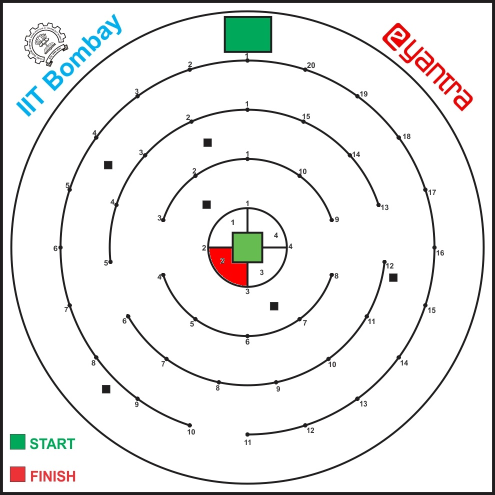
#> input picture images/MAP.jpg, 990 x 990 px, found by its file name (shown at 1/2 size)
$ python map_normal.py ../images/MAP.jpg   (Python 2 division)   (older library calls are emulated)
#> lines starting #> are read from the running program, lines starting #| are printed output that depends on the picture; after the words box and inside, x2 and y2 are one past the last pixel; in counts of white or black regions, pixels touching at a corner belong together
import cv2
import numpy as np
import math
import sys
import socket

#  Returns sine of an angle.
def sine(angle):
    return math.sin(math.radians(angle))

##  Returns cosine of an angle
def cosine(angle):
    return math.cos(math.radians(angle))

def readImageBinary(filePath):
    mazeImg = cv2.imread(filePath)
    grayImg = cv2.cvtColor(mazeImg, cv2.COLOR_BGR2GRAY)
    ret,binaryImage = cv2.threshold(grayImg,200,255,cv2.THRESH_BINARY)
    return binaryImage

def readImageHSV(filepath):
   img = cv2.imread(filepath)
   hsv = cv2.cvtColor(img, cv2.COLOR_BGR2HSV)
   return hsv

# [20 lines left out: function find_end_point, not called in this run]


def convert_polar(img):
        img_blur = cv2.GaussianBlur(img, (3, 3), 0)
        ret, binary = cv2.threshold(img_blur, 200, 255, cv2.THRESH_BINARY)
        radius = 475
        mid = 495
        polar = np.zeros((radius, 360), np.uint8)
        polar = cv2.bitwise_not(polar)
        for theta in range(0, 360):
                sin = sine(-theta)
                cos = cosine(theta+180)
                for r in range(0, radius):
                        polar[r, theta] = binary[r*cos + mid, r*sin + mid]

        return polar


# [198 lines left out: functions findNeighbours, findMarkers, buildGraph, findPath, findOptimumPath, convert2angle and 2 more, not called in this run]

def main(filePath, flag = 0):
    img = readImageHSV(filePath)
#> in readImageHSV, img is the input picture: shape (990, 990, 3); mean B, G, R 235.8, 236.4, 236.3
#> in readImageHSV, `hsv = cv2.cvtColor(img, cv2.COLOR_BGR2HSV)`: hsv: shape (990, 990, 3); mean H, S, V 13.2, 6.6, 238.8
    imgBinary = readImageBinary(filePath)
#> in readImageBinary, `grayImg = cv2.cvtColor(mazeImg, cv2.COLOR_BGR2GRAY)`:
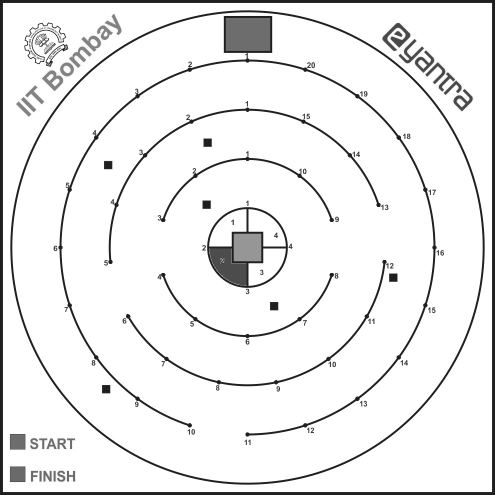
#> grayImg: shape (990, 990) (shown at 1/2 size); min 19, max 255, mean 236.3
#> in readImageBinary, `ret,binaryImage = cv2.threshold(grayImg,200,255,cv2.THRESH_BINARY)`:
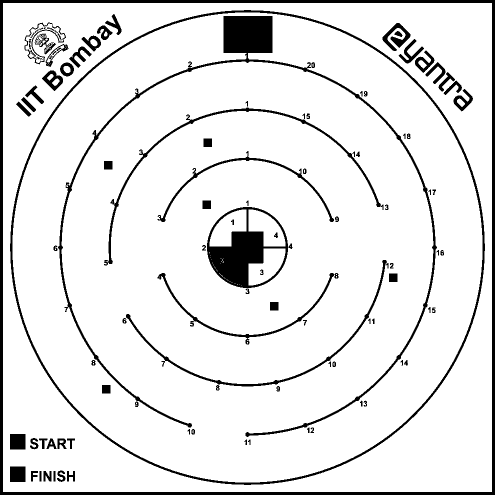
#> binaryImage: shape (990, 990) (shown at 1/2 size); 90.3% white; 107 black regions (1 under 20 px), largest, box (x1, y1, x2, y2) and area: (0, 0, 990, 990) 23616, (116, 32, 874, 874) 17951, (20, 20, 970, 970) 13106

    #listofMarkers = findMarkers(img, size)
    #path = findOptimumPath(imgBinary, size, listofMarkers)
    #img = colourPath(imgBinary, path, size, 180)
    polar = convert_polar(imgBinary)
#> in convert_polar, `ret, binary = cv2.threshold(img_blur, 200, 255, cv2.THRESH_BINARY)`:
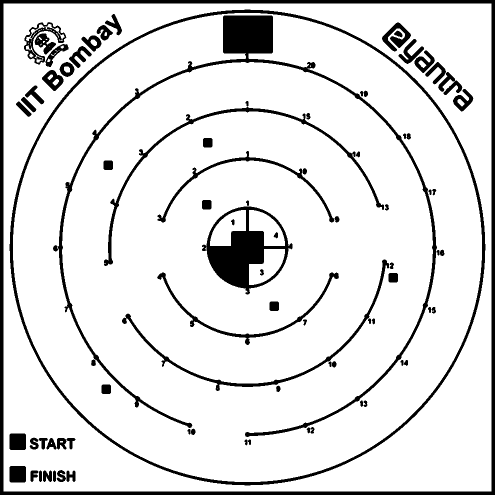
#> binary: shape (990, 990) (shown at 1/2 size); 88.1% white; 84 black regions, largest, box (x1, y1, x2, y2) and area: (0, 0, 990, 990) 27524, (106, 31, 874, 874) 21758, (19, 19, 971, 971) 17106
#> after the loop in convert_polar, `for theta in range(0, 360):`: polar: shape (475, 360); every value is 255
    graph = buildGraph(polar)
    print graph
    listOfMarkers, check = findMarkers(imgBinary)
    print listOfMarkers
    end = find_end_point(img)
    shortest = findOptimumPath(graph, (4, 1), end, listOfMarkers, 4)
    print shortest
    angles = convert2angle(shortest)
    print angles
    order = orderList(check, shortest)
    print order
    listOfChecks = createCheckPoints(order)
    print listOfChecks
    print check
    try:
    #create an AF_INET, STREAM socket (TCP)
        s = socket.socket(socket.AF_INET, socket.SOCK_STREAM)
    except socket.error, msg:
        print 'Failed to create socket. Error code: ' + str(msg[0]) + ' , Error message : ' + msg[1]
        sys.exit();

    print 'Socket Created'

    host = '192.168.4.1'
    port = 8888


    s.connect((host , port))

    print 'Socket Connected to ' + host + ' on ip ' + host


    message = str(angles) + "\r"
    message1 = str(listOfChecks) + "\r"


    try :
    #Set the whole string
        s.sendall(message)
    except socket.error:
    #Send failed
       print 'Send failed'
       sys.exit()

    try :
    #Set the whole string
        s.sendall(message1)
    except socket.error:
    #Send failed
       print 'Send failed'
       sys.exit()


#Now receive data
    reply = s.recv(4096)

    print reply


    try :
    #Set the whole string
        s.sendall(message1)
    except socket.error:
    #Send failed
       print 'Send failed'
       sys.exit()


    reply = s.recv(4096)

    print reply

if __name__ == "__main__":
    filePath = "MAP.jpg"     ## File path for test image
#> (the run stopped early here; a loop or call above may not have finished)
